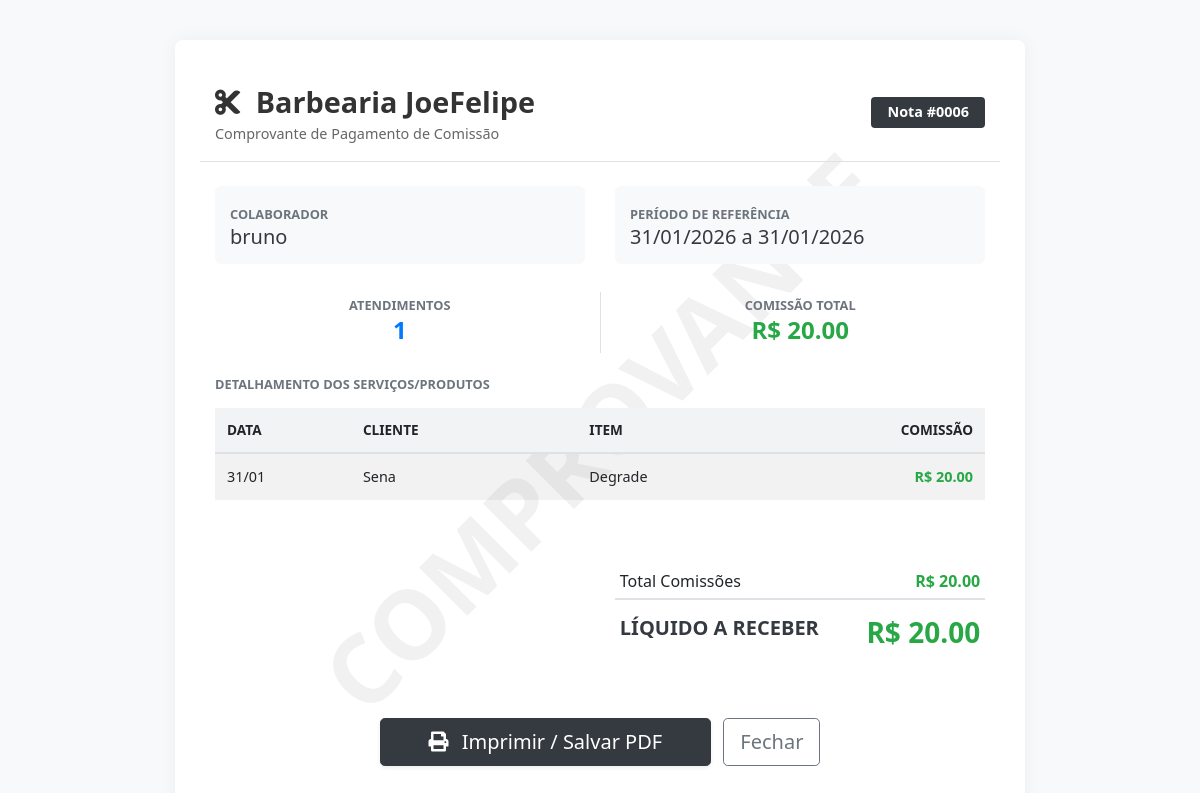
The page /my-receipts/6 (signed in) on the database its author committed.
### models.py (models this page shows, shortened)
class PaymentRecord(db.Model):
    id = db.Column(db.Integer, primary_key=True)
    collaborator_id = db.Column(db.Integer, db.ForeignKey('collaborator.id'), nullable=False)
    collaborator = db.relationship('Collaborator', backref=db.backref('payments', cascade='all, delete-orphan'))
    date = db.Column(db.DateTime, default=datetime.utcnow)
    start_date = db.Column(db.Date) # Period start
    end_date = db.Column(db.Date)   # Period end
    total_commission = db.Column(db.Float, default=0.0)
    total_advances = db.Column(db.Float, default=0.0)
    net_amount = db.Column(db.Float, default=0.0)
    admin_name = db.Column(db.String(100)) # Who generated it
    admin_name = db.Column(db.String(100), default='Administrador')

class Collaborator(db.Model):
    id = db.Column(db.Integer, primary_key=True)
    name = db.Column(db.String(100), nullable=False)
    phone = db.Column(db.String(20))
    start_date = db.Column(db.Date, default=datetime.utcnow)
    commission_percent = db.Column(db.Float, default=50.0) # e.g., 50.0 for 50%
    active = db.Column(db.Boolean, default=True)
    is_owner = db.Column(db.Boolean, default=False) # True for Owner/VIP
    token = db.Column(db.String(100), unique=True) # For Magic Link/QR Code
    password_hash = db.Column(db.String(128))

class Sale(db.Model):
    id = db.Column(db.Integer, primary_key=True)
    collaborator_id = db.Column(db.Integer, db.ForeignKey('collaborator.id'), nullable=False)
    collaborator = db.relationship('Collaborator', backref=db.backref('sales', cascade='all, delete-orphan'))
    date = db.Column(db.DateTime, default=datetime.utcnow)
    total_amount = db.Column(db.Float, default=0.0)
    total_commission = db.Column(db.Float, default=0.0)
    client_name = db.Column(db.String(100), nullable=True)
    payment_method = db.Column(db.String(50), default='Dinheiro')
    commission_paid = db.Column(db.Boolean, default=False)
    payment_record_id = db.Column(db.Integer, db.ForeignKey('payment_record.id'), nullable=True)
    payment_record = db.relationship('PaymentRecord', backref=db.backref('sales', lazy=True))
    items = db.relationship('SaleItem', backref='sale', lazy=True, cascade='all, delete-orphan')

class SaleItem(db.Model):
    id = db.Column(db.Integer, primary_key=True)
    sale_id = db.Column(db.Integer, db.ForeignKey('sale.id'), nullable=False)
    service_id = db.Column(db.Integer, db.ForeignKey('service.id'), nullable=True)
    service = db.relationship('Service')
    product_id = db.Column(db.Integer, db.ForeignKey('product.id'), nullable=True)
    product = db.relationship('Product')
    item_name = db.Column(db.String(100)) # Snapshot of name
    price = db.Column(db.Float) # Snapshot of price at time of sale
    commission = db.Column(db.Float) # Calculated commission for this item

### routes.py (the view)
@main_bp.route('/my-receipts/<int:id>')
def receipt_detail(id):
    if 'collab_id' not in session:
        return redirect(url_for('main.index'))
    from models import PaymentRecord
    payment = PaymentRecord.query.get_or_404(id)
    if payment.collaborator_id != session['collab_id']:
        flash('Acesso negado a este comprovante.', 'danger')
        return redirect(url_for('main.my_receipts'))
    return render_template('receipt_unified.html', payment=payment, mode='collab')

### templates/receipt_unified.html (shortened to what this page needs)
<!DOCTYPE html>
<html lang="pt-br">
<head>
    <link rel="stylesheet" href="https://stackpath.bootstrapcdn.com/bootstrap/4.5.2/css/bootstrap.min.css">
    <link rel="stylesheet" href="https://cdnjs.cloudflare.com/ajax/libs/font-awesome/5.15.3/css/all.min.css">
</head>
<body>
    <div class="receipt-container position-relative">
        <div class="watermark">
        </div>
        <div class="row mb-4 border-bottom pb-3 align-items-center position-relative" style="z-index: 1;">
            <div class="col-8">
                <div class="header-brand"><i class="fas fa-cut mr-2"></i> Barbearia JoeFelipe</div>
                <div class="header-sub">
                    {% if mode == 'admin' %}
                    Relatório Financeiro do Colaborador (Admin)
                    {% else %}
                    Comprovante de Pagamento de Comissão
                    {% endif %}
                </div>
            </div>
            <div class="col-4 text-right">
                <span class="badge badge-dark px-3 py-2" style="font-size: 0.9rem;">Nota #{{ "%04d"|format(payment.id)
                    }}</span>
            </div>
        </div>
        <div class="row mb-2 position-relative" style="z-index: 1;">
            <div class="col-md-6">
                <div class="info-box">
                    <small class="text-uppercase text-muted font-weight-bold">Colaborador</small>
                    <div class="h5 mb-0 text-dark">{{ payment.collaborator.name }}</div>
                </div>
            </div>
            <div class="col-md-6">
                <div class="info-box">
                    <small class="text-uppercase text-muted font-weight-bold">Período de Referência</small>
                    <div class="h5 mb-0 text-dark">
                        {% if payment.start_date %}
                        {{ payment.start_date.strftime('%d/%m/%Y') }} a {{ payment.end_date.strftime('%d/%m/%Y') }}
                        {% else %}
                        Até {{ payment.date.strftime('%d/%m/%Y') }}
                        {% endif %}
                    </div>
                </div>
            </div>
        </div>
        <div class="row mb-4 position-relative" style="z-index: 1;">
            <div class="col text-center border-right">
                <small class="text-muted text-uppercase font-weight-bold">Atendimentos</small>
                <div class="h4 font-weight-bold text-primary">{{ payment.sales|length }}</div>
            </div>
            <div class="col text-center">
                <small class="text-muted text-uppercase font-weight-bold">Comissão Total</small>
                <div class="h4 font-weight-bold text-success">R$ {{ "%.2f"|format(payment.total_commission) }}</div>
            </div>
        </div>
        <h6 class="text-uppercase text-secondary font-weight-bold mb-3 small">Detalhamento dos Serviços/Produtos</h6>
        <div class="table-responsive mb-4 position-relative" style="z-index: 1;">
            <table class="table table-custom table-hover table-striped">
                <thead>
                    <tr>
                        <th style="width: 15%">Data</th>
                        <th style="width: 25%">Cliente</th>
                        <th style="width: 30%">Item</th>
                        <th class="text-right" style="width: 15%">Comissão</th>
                    </tr>
                </thead>
                <tbody>
                    {% for sale in payment.sales %}
                    {% for item in sale.items %}
                    <tr>
                        <td>{{ sale.date.strftime('%d/%m') }}</td>
                        <td>{{ sale.client_name or '-' }}</td>
                        <td>
                            {{ item.item_name }}
                        </td>
                        <td class="text-right font-weight-bold text-success">R$ {{ "%.2f"|format(item.commission) }}
                        </td>
                    </tr>
                    {% endfor %}
                    {% endfor %}
                </tbody>
            </table>
        </div>
        <div class="row justify-content-end mt-5">
            <div class="col-md-6">
                <table class="table table-sm table-borderless">
                    <tr>
                        <td>Total Comissões</td>
                        <td class="text-right font-weight-bold text-success">R$ {{
                            "%.2f"|format(payment.total_commission) }}</td>
                    </tr>
                    <tr class="border-top mt-2" style="border-top-width: 2px !important;">
                        <td class="pt-3 h5 text-dark font-weight-bold">LÍQUIDO A RECEBER</td>
                        <td class="pt-3 h3 text-success text-right font-weight-bold">R$ {{
                            "%.2f"|format(payment.net_amount) }}</td>
                    </tr>
                </table>
            </div>
        </div>
        <div class="text-center mt-5 mb-3 btn-print no-print">
            <button onclick="window.print()" class="btn btn-dark btn-lg px-5 shadow-sm">
                <i class="fas fa-print mr-2"></i> Imprimir / Salvar PDF
            </button>
            <button onclick="window.close()" class="btn btn-outline-secondary btn-lg ml-2">Fechar</button>
        </div>
    </div>
</body>
</html>

### templates/receipt_unified.html (style rules this page uses)
body { background: #f8f9fa; font-family: 'Segoe UI', Tahoma, Geneva, Verdana, sans-serif; -webkit-print-color-adjust: exact; }
.receipt-container { max-width: 850px; margin: 40px auto; background: #fff; padding: 40px; box-shadow: 0 0 20px rgba(0, 0, 0, 0.05); border-radius: 8px; }
.header-brand { font-size: 1.8rem; font-weight: bold; color: #333; }
.header-sub { color: #666; font-size: 0.9rem; }
.info-box { background: #f8f9fa; border-radius: 6px; padding: 15px; margin-bottom: 20px; }
.table-custom th { background: #f1f3f5; font-weight: 600; font-size: 0.85rem; text-transform: uppercase; border-top: none; }
.table-custom td { vertical-align: middle; font-size: 0.9rem; }
.watermark { position: absolute; top: 50%; left: 50%; transform: translate(-50%, -50%) rotate(-45deg); font-size: 6rem; opacity: 0.05; font-weight: bold; color: #000; pointer-events: none; z-index: 0; }

### rows shown on the page
PaymentRecord: id "0006", start_date "31/01/2026", end_date "31/01/2026", total_commission "20.00", net_amount "20.00"
Collaborator: collaborator.name "bruno"
Sale: date "31/01", client_name "Sena"
SaleItem: item_name "Degrade", commission "20.00"

### other values the page prints
{{ payment.sales|length }} "1"
